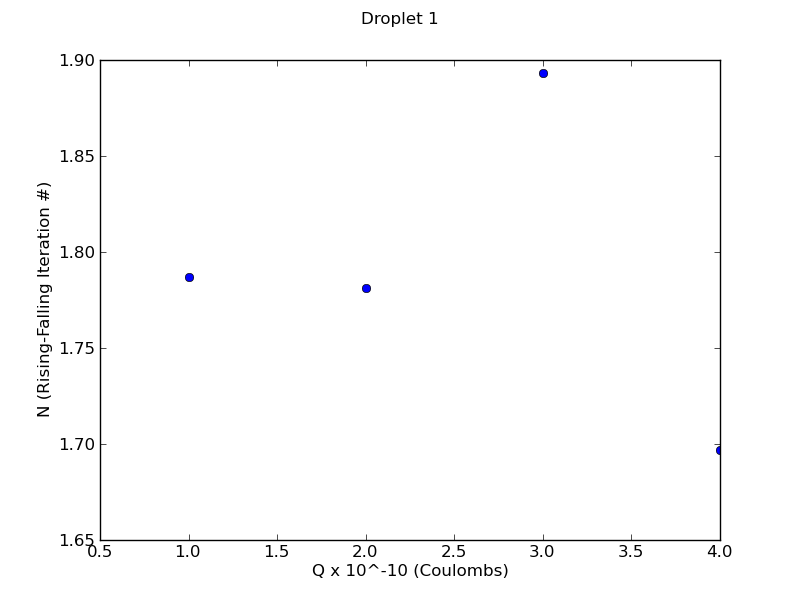

The Python source for this figure:
import scipy
import numpy as np
import matplotlib.pyplot as plt

# R1 = [1.845, 1.994, 1.915, 1.783] all times 10^-5
# M1 = [2.666, 3.365, 2.981, 2.405] all times 10^-9
N = [1, 2, 3, 4]
Q = [1.787, 1.781, 1.893, 1.697] # all values times 10^-10

plt.errorbar(N, Q,  yerr=0, fmt='bo')

plt.xlabel("Q x 10^-10 (Coulombs)")
plt.ylabel("N (Rising-Falling Iteration #)")
plt.suptitle("Droplet 1")
plt.legend(loc=0)

plt.show()
